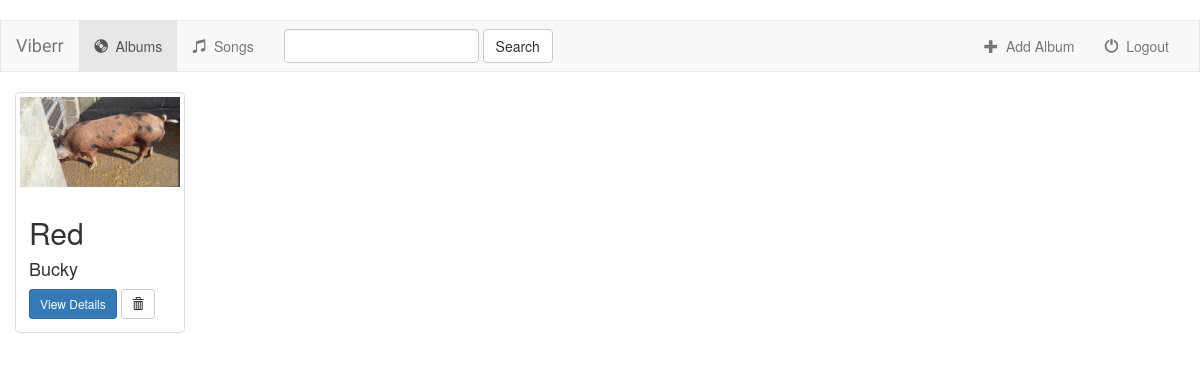
The app's page /music/ with its own data.
### music/models.py (models this page shows, shortened)
class Album(models.Model):
    artist = models.CharField(max_length=250)
    album_title = models.CharField(max_length=500)
    genre = models.CharField(max_length=100)
    album_logo = models.FileField()

### music/views.py (the view)
# urls.py: path('', views.IndexView.as_view(), name='index'),  # Using a class, but as_view() treats it as a function
class IndexView(generic.ListView):
    template_name = 'music/index.html'  # Whenever you get a list of all the albums, they get put into this template.
    def get_queryset(self):
        return Album.objects.all()

### music/templates/music/index.html (shortened to what this page needs)
{% extends 'music/base.html' %}
{% block body %}
    <div class="container-fluid">
        <div class="row">
            {% for album in object_list %}
                <div class="col-sm-4 col-lg-2">
                    <div class="thumbnail">
                        <a href="{% url 'music:detail' album.id %}">
                            <img src="{{ album.album_logo.url }}" class="img-responsive">
                        </a>
                        <div class="caption">
                            <h2>{{ album.album_title }}</h2>
                            <h4>{{ album.artist }}</h4>
                            <a href="{% url 'music:detail' album.id %}" class="btn btn-primary btn-sm" role="button">View Details</a>
                            <form action="{% url 'music:album-delete' album.id %}" method="post" style="display: inline;">
                                <button type="submit" class="btn btn-default btn-sm">
                                    <span class="glyphicon glyphicon-trash"></span>
                                </button>
                            </form>
                        </div>
                    </div>
                </div>
            {% endfor %}
        </div>
    </div>
{% endblock %}

### records on screen
Album: album_logo (picture), album_title "Red", artist "Bucky"
